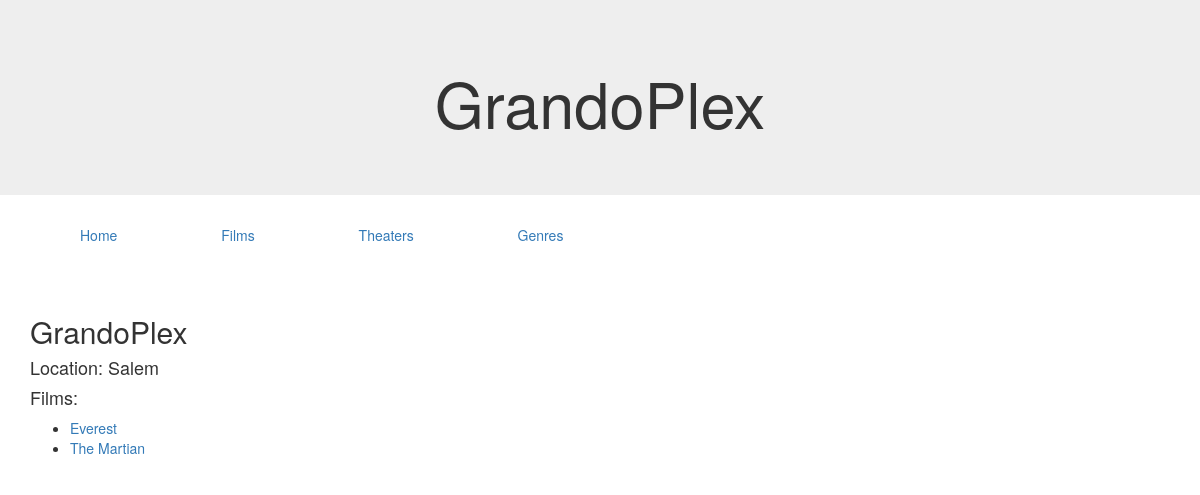
/theaters/1, run on an earlier commit of the app's database.
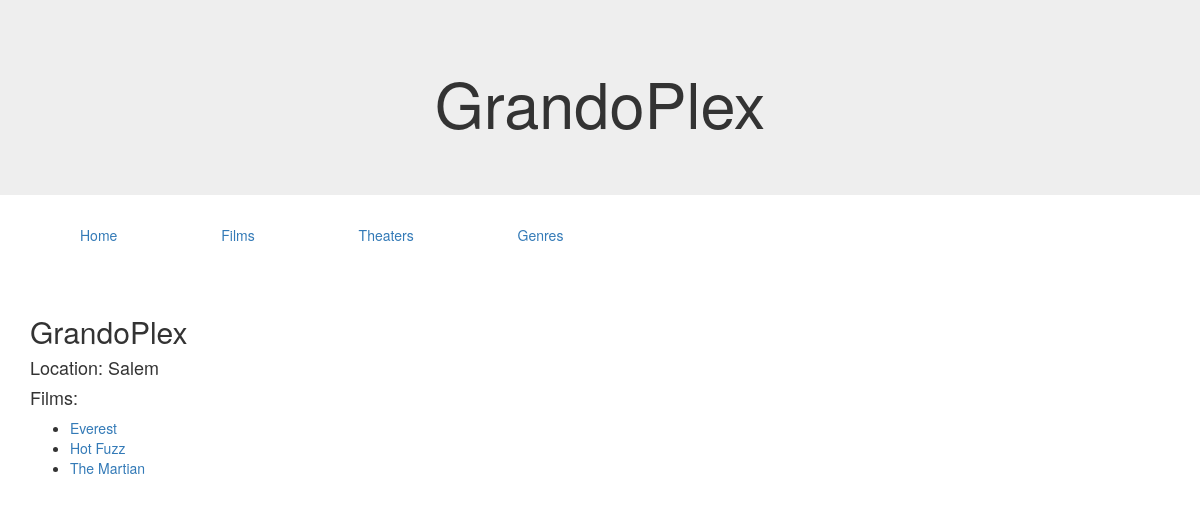
And on a later commit of the database.
### films/models.py (models this page shows)
class Film(models.Model):
    title = models.CharField(max_length=100, blank=True, default='')
    year_prod = models.IntegerField()
    genre = models.ForeignKey(Genre, on_delete=models.CASCADE)
    img_url = models.CharField(max_length=150, blank=True, default='')
    owner = models.ForeignKey(
        'auth.User',
        related_name='films',
        on_delete=models.CASCADE,
        null=True
    )
    class Meta:
        ordering = ('title',)

### films/views.py (the view)
# urls.py: url(r'^theaters/(?P<pk>[0-9]+)$', views.theater_detail, name='theater'),
def theater_detail(request, pk):
    theater = Theater.objects.get(pk=pk)
    films = theater.films
    return render(request, 'films/theater_detail.html', {'theater': theater, 'films': films})

### films/templates/films/theater_detail.html (shortened to what this page needs)
{% extends "layout.html" %}
{% block jumbotron %}
<div class="jumbotron">
    <h1>{{ theater.name }}</h1>
</div>
{% endblock %}
{% block content %}
    <h2>{{ theater.name}}</h2>
    <h4>Location: {{ theater.location }}</h4>
    <h4>Films: </h4>
        <ul>
          {% for film in theater.films.all %}
              <li><a href="{% url 'film' pk=film.pk %}">{{ film.title }}</a></li>
          {% endfor %}
        </ul>
{% endblock %}

What changed in the data, as far as the page shows it:
added Film: title "Hot Fuzz"
